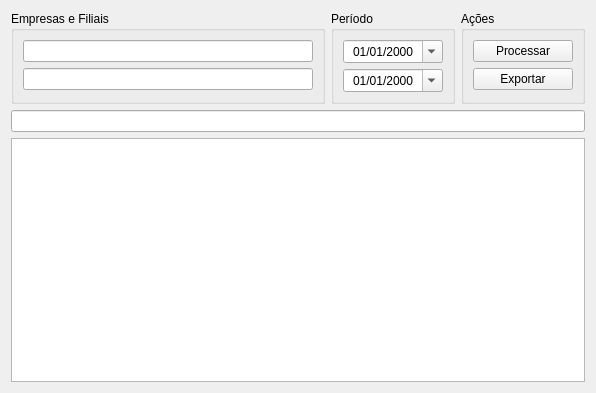
<?xml version="1.0" encoding="UTF-8"?>
<ui version="4.0">
 <class>LiquidoFolha</class>
 <widget class="QWidget" name="LiquidoFolha">
  <property name="geometry">
   <rect>
    <x>0</x>
    <y>0</y>
    <width>596</width>
    <height>393</height>
   </rect>
  </property>
  <property name="windowTitle">
   <string>Form</string>
  </property>
  <layout class="QGridLayout" name="gridLayout">
   <item row="0" column="0">
    <widget class="QGroupBox" name="groupBox">
     <property name="title">
      <string>Empresas e Filiais</string>
     </property>
     <layout class="QVBoxLayout" name="verticalLayout">
      <item>
       <widget class="QLineEdit" name="lineEdit"/>
      </item>
      <item>
       <widget class="QLineEdit" name="lineEdit_2"/>
      </item>
     </layout>
    </widget>
   </item>
   <item row="0" column="1">
    <widget class="QGroupBox" name="groupBox_2">
     <property name="title">
      <string>Período</string>
     </property>
     <layout class="QVBoxLayout" name="verticalLayout_2">
      <item>
       <widget class="QDateEdit" name="dataIni">
        <property name="minimumSize">
         <size>
          <width>100</width>
          <height>0</height>
         </size>
        </property>
        <property name="alignment">
         <set>Qt::AlignCenter</set>
        </property>
        <property name="displayFormat">
         <string>dd/MM/yyyy</string>
        </property>
        <property name="calendarPopup">
         <bool>true</bool>
        </property>
       </widget>
      </item>
      <item>
       <widget class="QDateEdit" name="dataFim">
        <property name="minimumSize">
         <size>
          <width>100</width>
          <height>0</height>
         </size>
        </property>
        <property name="alignment">
         <set>Qt::AlignCenter</set>
        </property>
        <property name="displayFormat">
         <string>dd/MM/yyyy</string>
        </property>
        <property name="calendarPopup">
         <bool>true</bool>
        </property>
       </widget>
      </item>
     </layout>
    </widget>
   </item>
   <item row="0" column="2">
    <widget class="QGroupBox" name="groupBox_3">
     <property name="title">
      <string>Ações</string>
     </property>
     <layout class="QVBoxLayout" name="verticalLayout_3">
      <item>
       <widget class="QPushButton" name="botaoProcesar">
        <property name="minimumSize">
         <size>
          <width>100</width>
          <height>0</height>
         </size>
        </property>
        <property name="text">
         <string>Processar</string>
        </property>
       </widget>
      </item>
      <item>
       <widget class="QPushButton" name="botaoExportar">
        <property name="minimumSize">
         <size>
          <width>100</width>
          <height>0</height>
         </size>
        </property>
        <property name="text">
         <string>Exportar</string>
        </property>
       </widget>
      </item>
     </layout>
    </widget>
   </item>
   <item row="1" column="0" colspan="3">
    <widget class="QLineEdit" name="lineEdit_3"/>
   </item>
   <item row="2" column="0" colspan="3">
    <widget class="QTableWidget" name="tableWidget"/>
   </item>
  </layout>
 </widget>
 <tabstops>
  <tabstop>lineEdit</tabstop>
  <tabstop>lineEdit_2</tabstop>
  <tabstop>dataIni</tabstop>
  <tabstop>dataFim</tabstop>
  <tabstop>botaoProcesar</tabstop>
  <tabstop>botaoExportar</tabstop>
  <tabstop>lineEdit_3</tabstop>
  <tabstop>tableWidget</tabstop>
 </tabstops>
 <resources/>
 <connections/>
</ui>
